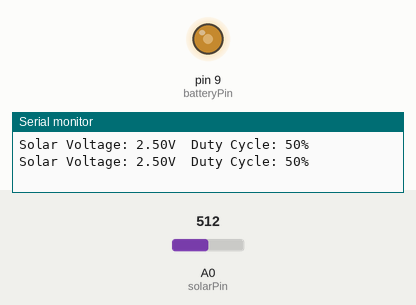
This sketch was run on a simulated Arduino Uno, built with avr-gcc and run on an emulated ATmega328P. On the bench: output pins drawn as LEDs (lit = HIGH), the last lines printed to the serial monitor. The test bench sets the inputs (shaded band); at power-on: A0 (solarPin) = 512.

Above: at 1.8 s.
1.9 s: A0 (solarPin) set to 716
At 2.3 s:
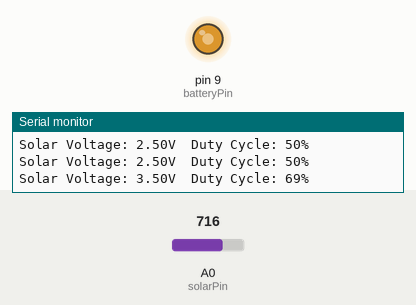
3.5 s: A0 (solarPin) set to 900
At 5.1 s:
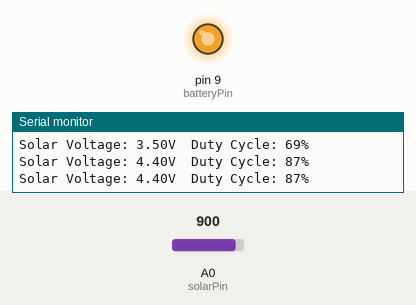
5.5 s: A0 (solarPin) set to 122
At 6.7 s:
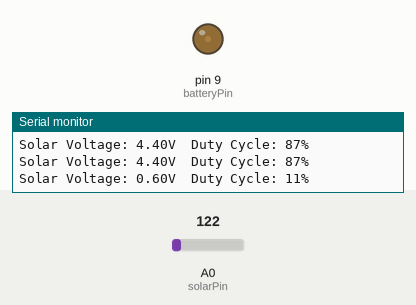
7.5 s: A0 (solarPin) set to 0
At 9.5 s:
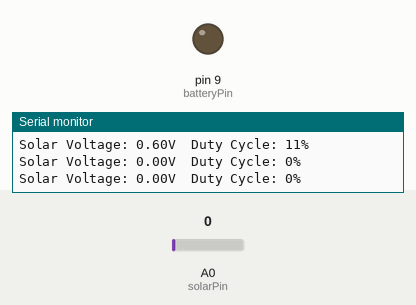
Timing chart, 0 to 10.5 s (numbered marks = the images above; inputs shaded):
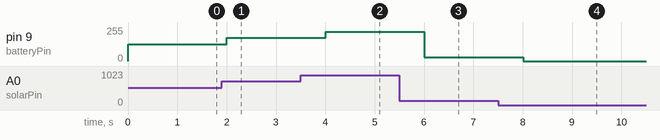

The sketch:

PWM-SolarChargeController-0.ino
```cpp
// Solar input pin
const int solarPin = A0;

// Battery output pin
const int batteryPin = 9;

// PWM duty cycle variables
int dutyCycle = 0;
int pwmFrequency = 1000;

void setup() {
  // Set battery pin as output
  pinMode(batteryPin, OUTPUT);

  // Initialize serial communication
  Serial.begin(9600);
}

void loop() {
  // Read solar input voltage
  int solarValue = analogRead(solarPin);

  // Map the solar value to a duty cycle percentage (0-100)
  dutyCycle = map(solarValue, 0, 1023, 0, 100);

  // Print the solar voltage and duty cycle
  float solarVoltage = solarValue * (5.0 / 1023.0);
  Serial.print("Solar Voltage: ");
  Serial.print(solarVoltage);
  Serial.print("V\tDuty Cycle: ");
  Serial.print(dutyCycle);
  Serial.println("%");

  // Update the PWM signal
  analogWrite(batteryPin, (dutyCycle * 255) / 100);

  delay(1000);
}
```

Measured:
- after the input at 1.9 s, pin 9 (batteryPin): 127/255 → 175/255 after 0.10 s
- after the input at 3.5 s, pin 9 (batteryPin): 175/255 → 221/255 after 0.50 s
- after the input at 5.5 s, pin 9 (batteryPin): 221/255 → 28/255 after 0.51 s
- after the input at 7.5 s, pin 9 (batteryPin): 28/255 → 0/255 after 0.51 s
